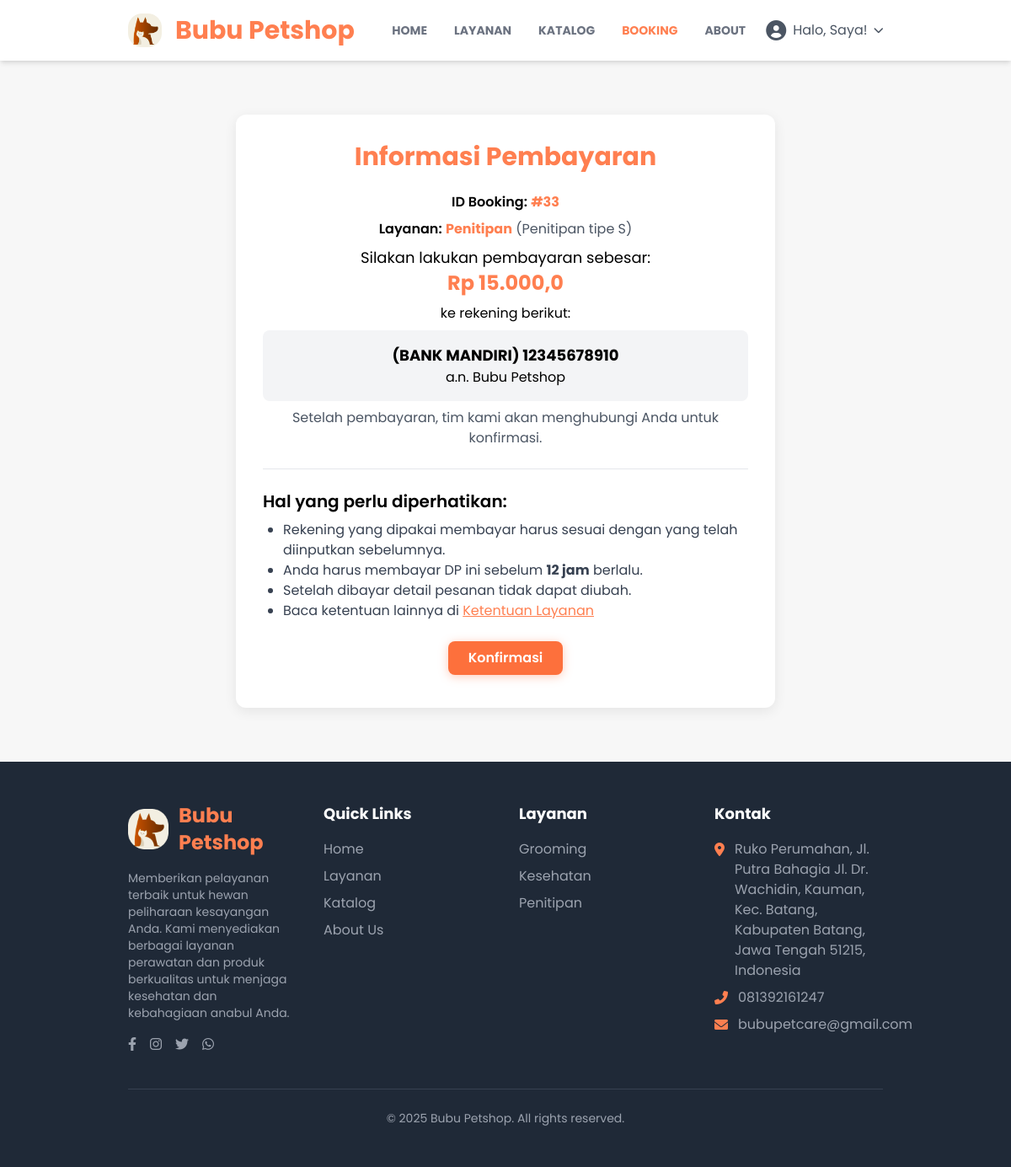
Page /booking/pembayaran/33/ (signed in) on the committed database.
### detailpetcare/models.py (models this page shows, shortened)
class DetailPetcare(models.Model):
    id = models.AutoField(primary_key=True)
    nama_petcare = models.CharField(max_length=50)
    tlp_petcare = models.CharField(max_length=20)
    email_petcare = models.CharField(max_length=100)
    alamat_petcare = models.TextField(blank=True, null=True)
    maps_petcare = models.CharField(max_length=1000, blank=True, null=True)
    deskripsi_petcare = models.TextField(blank=True, null=True)
    rekening_petcare = models.CharField(max_length=100, blank=True, null=True)
    pemilik_rekening = models.CharField(max_length=100, blank=True, null=True)
    nama_bank = models.CharField(max_length=100, blank=True, null=True)
    class Meta:
        db_table = 'detail_petcare'
        verbose_name_plural = "Detail Petcare"

### user/models.py (models this page shows, shortened)
class User(AbstractBaseUser, PermissionsMixin):
    email = models.EmailField(unique=True)
    nama = models.CharField(max_length=50)
    no_hp = models.CharField(max_length=20, unique=True, blank=True, null=True)
    alamat = models.TextField(blank=True, null=True)
    is_staff = models.BooleanField(default=False)
    is_superuser = models.BooleanField(default=False)
    is_active = models.BooleanField(default=True)
    tgl_bergabung = models.DateTimeField(auto_now_add=True)
    last_login = models.DateTimeField(default=timezone.now)  # gunakan default, bukan auto_now
    objects = UserManager()
    USERNAME_FIELD = 'email'
    REQUIRED_FIELDS = ['nama']
    class Meta:
        db_table = 'user'

### layanan/models.py (models this page shows, shortened)
class LayananPenitipan(models.Model):
    id_penitipan = models.AutoField(primary_key=True)
    jenis_penitipan = models.CharField(max_length=100)
    harga_penitipan = models.DecimalField(max_digits=8, decimal_places=2)
    kapasitas_penitipan = models.IntegerField()
    deskripsi_penitipan = models.TextField()
    foto_penitipan = models.ImageField(upload_to=layanan_image_upload_path, blank=True, null=True)
    class Meta:
        db_table = 'layanan_penitipan'
        verbose_name_plural = "Layanan Penitipan"

### bookinglayanan/views.py (the view)
# urls.py: path("pembayaran/<int:booking_id>/", views.detail_pembayaran, name="detail_pembayaran"),
def detail_pembayaran(request, booking_id):
    booking = get_object_or_404(BookingLayanan, id_booking=booking_id, id_user=request.user)
    jenis_layanan = BookingLayanan.JENIS_LAYANAN_CHOICES
    layanan_dict = {key: value for key, value in jenis_layanan}
    layanan = ''
    if booking.tipe_layanan == 'grooming' and booking.booking_grooming:
        layanan = booking.booking_grooming.nama_grooming
    elif booking.tipe_layanan == 'sitting' and booking.booking_penitipan:
        layanan = booking.booking_penitipan.jenis_penitipan
    elif booking.tipe_layanan == 'medical' and booking.booking_kesehatan:
        layanan = booking.booking_kesehatan.nama_kesehatan
    context = {
        "title": "Detail Pembayaran BK-{}".format(booking.id_booking),
        "totalBayar": float(booking.harga_booking),
        "booking": {
          "id_booking": booking.id_booking,
          "jenis_layanan": layanan_dict.get(booking.tipe_layanan, 'Unknown'),
          "layanan": layanan,
        }
    }
    return render(request, 'booking/pembayaran.html', context)

### user/context_processors.py (called while the page is built)
def detail_petcare(request):
    try:
        detail = DetailPetcare.objects.first()
    except Exception:
        detail = None
    return {'detail_petcare': detail}

def current_route(request):
    match = request.resolver_match
    return {
        'namespace': match.namespace if match else '',
        'url_name': match.url_name if match else ''
    }

### templates/booking/pembayaran.html (shortened to what this page needs)
{% extends 'base.html' %}
{% load static %}
{% block content %}
<div class="container mx-auto py-16 px-4 max-w-2xl">
  <div class="bg-white rounded-xl shadow-lg p-8 card-shadow">
    <h2 class="text-3xl font-bold text-orange-theme mb-6 text-center">Informasi Pembayaran</h2>
    <div class="mb-6 text-center">
      <div class="mb-2">
        <span class="font-semibold">ID Booking:</span>
        <span class="text-orange-theme font-bold">#{{ booking.id_booking }}</span>
      </div>
      <div class="mb-2">
        <span class="font-semibold">Layanan:</span>
        <span class="text-orange-theme font-bold">{{ booking.jenis_layanan }}</span>
        <span class="text-gray-600">({{ booking.layanan }})</span>
      </div>
      <p class="text-lg">Silakan lakukan pembayaran sebesar:</p>
      {% load humanize %}
      <div class="text-2xl font-bold text-orange-theme mb-2">Rp {{ totalBayar|intcomma }}</div>
      <div class="mb-2">ke rekening berikut:</div>
      <div class="bg-gray-100 rounded-lg p-4 mb-2">
        <div class="font-bold text-lg">({{ detail_petcare.nama_bank|upper }}) {{ detail_petcare.rekening_petcare }}
        </div>
        <div class="text-md">a.n. {{ detail_petcare.pemilik_rekening }}</div>
      </div>
      <div class="text-md text-gray-600 mb-2">Setelah pembayaran, tim kami akan menghubungi Anda untuk konfirmasi.</div>
    </div>
    <hr class="my-6">
    <h3 class="text-xl font-semibold mb-2">Hal yang perlu diperhatikan:</h3>
    <ul class="list-disc pl-6 text-gray-700 mb-6">
      <li>Rekening yang dipakai membayar harus sesuai dengan yang telah diinputkan sebelumnya.</li>
      <li>Anda harus membayar DP ini sebelum <strong>12 jam</strong> berlalu.</li>
      <li>Setelah dibayar detail pesanan tidak dapat diubah.</li>
      <li>Baca ketentuan lainnya di <a href="{% url 'syaratdanketentuan:index' %}"
          class="text-orange-theme underline">Ketentuan
          Layanan</a></li>
    </ul>
    <div class="text-center">
      <a href="{% url 'bookinglayanan:index' %}" class="btn-modern px-8 py-3">Konfirmasi</a>
    </div>
  </div>
</div>
{% endblock content %}

### templates/snippets/navbar.html (shortened to what this page needs)
{% load static %}
<nav id="navbar" class="bg-white py-4 shadow-md transition-all duration-300 ease-in-out">
  <div class="container mx-auto px-8 md:px-16 flex items-center">
    <a href="{% url 'home:index' %}" class="flex items-center flex-shrink-0">
      <img src="{% static 'base-img/icon.png' %}" alt="Bubu Petshop Logo" class="w-8 md:w-10 mr-2 md:mr-4" />
      <span class="text-xl md:text-3xl font-bold text-orange-theme rounded-md">{{ detail_petcare.nama_petcare }}</span>
    </a>
    <div id="navbar-menu" class="navbar-menu hidden lg:flex lg:items-center lg:w-auto w-full">
      <div class="text-sm lg:flex lg:mr-4">
        <a href="{% url 'home:index' %}"
          class="block mt-4 lg:inline-block lg:mt-0 text-gray-500 font-bold uppercase hover-text-orange-theme mr-4 p-2 rounded-md transition-colors duration-200 {% if namespace == 'home' %}text-orange-theme{% endif %}">HOME</a>
        <a href="{% url 'home:index' %}#layanan"
          class="block mt-4 lg:inline-block lg:mt-0 text-gray-500 font-bold uppercase hover-text-orange-theme mr-4 p-2 rounded-md transition-colors duration-200">LAYANAN
          <a href="{% url 'home:index' %}#katalog"
            class="block mt-4 lg:inline-block lg:mt-0 text-gray-500 font-bold uppercase hover-text-orange-theme mr-4 p-2 rounded-md transition-colors duration-200">KATALOG</a>
          {% if user.is_authenticated %}
          <a href="{% url 'bookinglayanan:index' %}"
            class="block mt-4 lg:inline-block lg:mt-0 text-gray-500 font-bold uppercase hover-text-orange-theme mr-4 p-2 rounded-md transition-colors duration-200 {% if namespace == 'bookinglayanan' %}text-orange-theme{% endif %}">
            BOOKING</a>
          {% endif %}
          <a href="{% url 'home:index' %}#about"
            class="block mt-4 lg:inline-block lg:mt-0 text-gray-500 font-bold uppercase hover-text-orange-theme p-2 rounded-md transition-colors duration-200">ABOUT</a>
      </div>
      <div id="auth-section" class="user-auth-section w-full lg:w-auto flex justify-center items-center mt-4 lg:mt-0">
        {% if not user.is_authenticated %}
        <a href="{% url 'user:login' %}" class="btn-modern">
          Masuk
        </a>
        {% else %}
        <div id="user-dropdown" class="user-menu relative flex justify-center">
          <button id="profile-button"
            class="flex items-center justify-center space-x-2 text-gray-600 hover-text-orange-theme focus:outline-none">
            <i class="fas fa-user-circle text-2xl"></i>
            <span class="inline">Halo, {{ user.nama }}!</span>
            <i class="fas fa-chevron-down text-xs"></i>
          </button>
        </div>
        {% endif %}
      </div>
    </div>
  </div>
</nav>

### templates/snippets/footer.html
{% load static %}
<footer class="bg-gray-800 text-white py-12">
  <div class="container mx-auto px-4 md:px-8 lg:px-16">
    <div class="grid grid-cols-1 md:grid-cols-2 lg:grid-cols-4 gap-8">
      <div class="col-span-1 md:col-span-2 lg:col-span-1">
        <div class="flex items-center mb-4">
          <img src="{% static 'base-img/icon.png' %}" alt="Bubu Petshop Logo" class="w-12 mr-3">
          <span class="text-2xl font-bold text-orange-theme">{{ detail_petcare.nama_petcare }}</span>
        </div>
        <p class="text-sm text-gray-400 mb-4">
          Memberikan pelayanan terbaik untuk hewan peliharaan kesayangan Anda. Kami menyediakan berbagai layanan
          perawatan dan produk berkualitas untuk menjaga kesehatan dan kebahagiaan anabul Anda.
        </p>
        <div class="flex space-x-4">
          <a href="#" class="text-gray-400 hover:text-orange-theme transition-colors duration-300">
            <i class="fab fa-facebook-f"></i>
          </a>
          <a href="#" class="text-gray-400 hover:text-orange-theme transition-colors duration-300">
            <i class="fab fa-instagram"></i>
          </a>
          <a href="#" class="text-gray-400 hover:text-orange-theme transition-colors duration-300">
            <i class="fab fa-twitter"></i>
          </a>
          <a href="#" class="text-gray-400 hover:text-orange-theme transition-colors duration-300">
            <i class="fab fa-whatsapp"></i>
          </a>
        </div>
      </div>
      <div>
        <h3 class="text-lg font-bold mb-4 text-white">Quick Links</h3>
        <ul class="space-y-2">
          <li><a href="{% url 'home:index' %}"
              class="text-gray-400 hover:text-orange-theme transition-colors duration-300">Home</a>
          </li>
          <li><a href="{% url 'home:index' %}#layanan"
              class="text-gray-400 hover:text-orange-theme transition-colors duration-300">Layanan</a>
          </li>
          <li><a href="{% url 'home:index' %}#katalog"
              class="text-gray-400 hover:text-orange-theme transition-colors duration-300">Katalog</a>
          </li>
          <li><a href="{% url 'home:index' %}#about"
              class="text-gray-400 hover:text-orange-theme transition-colors duration-300">About Us</a>
          </li>
        </ul>
      </div>
      <div>
        <h3 class="text-lg font-bold mb-4 text-white">Layanan</h3>
        <ul class="space-y-2">
          <li><a href="{% url 'bookinglayanan:index' %}"
              class="text-gray-400 hover:text-orange-theme transition-colors duration-300">Grooming</a></li>
          <li><a href="{% url 'bookinglayanan:index' %}"
              class="text-gray-400 hover:text-orange-theme transition-colors duration-300">Kesehatan</a></li>
          <li><a href="{% url 'bookinglayanan:index' %}"
              class="text-gray-400 hover:text-orange-theme transition-colors duration-300">Penitipan</a></li>
        </ul>
      </div>
      <div>
        <h3 class="text-lg font-bold mb-4 text-white">Kontak</h3>
        <ul class="space-y-2">
          <li class="flex items-start">
            <i class="fas fa-map-marker-alt text-orange-theme mt-1 mr-3"></i>
            <span class="text-gray-400">{{detail_petcare.alamat_petcare}}</span>
          </li>
          <li class="flex items-center">
            <i class="fas fa-phone-alt text-orange-theme mr-3"></i>
            <span class="text-gray-400">{{ detail_petcare.tlp_petcare }}</span>
          </li>
          <li class="flex items-center">
            <i class="fas fa-envelope text-orange-theme mr-3"></i>
            <span class="text-gray-400">{{ detail_petcare.email_petcare }}</span>
          </li>
        </ul>
      </div>
    </div>
    <div class="border-t border-gray-700 mt-10 pt-6 text-center text-gray-400 text-sm">
      <p>&copy; 2025 Bubu Petshop. All rights reserved.</p>
    </div>
  </div>
</footer>

### static/css/style.css (style rules this page uses)
html { scroll-behavior: smooth; }
body { font-family: 'Poppins', sans-serif; background-color: #f7f7f7; overflow-x: hidden; }
.text-orange-theme { color: #FF7F50; }
.btn-modern { background-color: #fd703c; color: white; font-weight: 600; padding: 0.5rem 1.5rem; border-radius: 0.5rem; box-shadow: 0 2px 12px rgba(255, 127, 80, 0.4); transition: all 0.3s ease; border: none; outline: none; position: relative; overflow: hidden; cursor: pointer; display: inline-block; text-align: center; white-space: nowrap; }
.card-shadow { box-shadow: 0 4px 15px rgba(0, 0, 0, 0.08); }

### rows in the picture
DetailPetcare: nama_petcare "Bubu Petshop", nama_bank "BANK MANDIRI", rekening_petcare "12345678910", pemilik_rekening "Bubu Petshop", alamat_petcare "Ruko Perumahan, Jl. Putra Bahagia Jl. Dr. Wachidin, Kauman, Kec. Batang, Kabupaten Batang, Jawa Tengah 51215, Indonesia", tlp_petcare "081392161247", email_petcare "bubupetcare@gmail.com"
User: nama "Saya"
LayananPenitipan: layanan "Penitipan tipe S"

### other values in the picture
{{ booking.id_booking }} "33"
{{ booking.jenis_layanan }} "Penitipan"
{{ totalBayar|intcomma }} "15.000,0"
